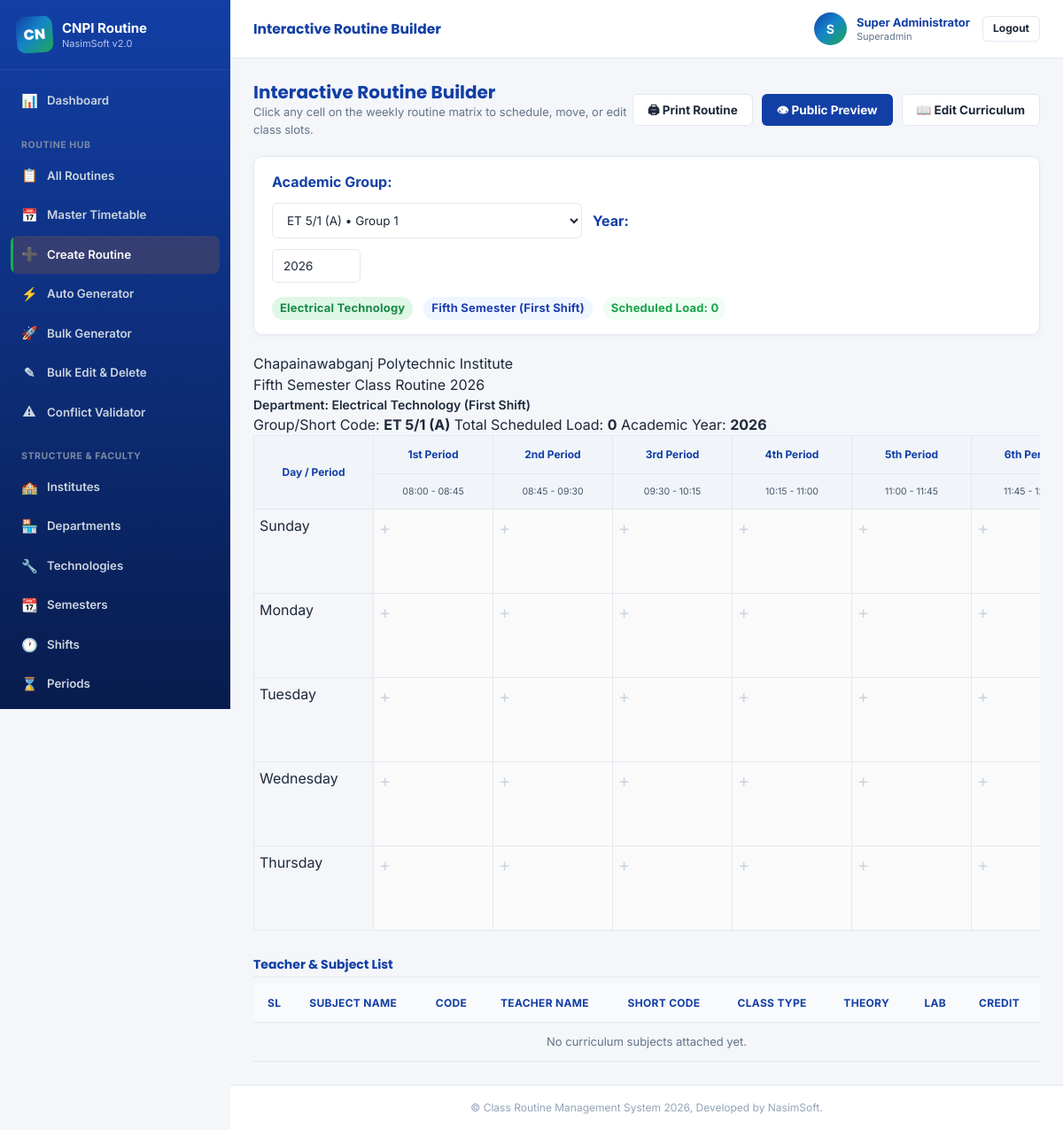
The page /admin/routine-create.php?group_id=2 (signed in) on the database its author committed.
### tables this page shows
CREATE TABLE `groups` (
    `id` INT AUTO_INCREMENT PRIMARY KEY,
    `technology_id` INT NOT NULL,
    `semester_id` INT NOT NULL,
    `shift_id` INT NOT NULL,
    `group_name` VARCHAR(50) NOT NULL,
    `section` VARCHAR(20) DEFAULT '',
    `short_code` VARCHAR(50) NOT NULL,
    `student_count` INT DEFAULT 0,
    `active` TINYINT(1) NOT NULL DEFAULT 1,
    `created_at` TIMESTAMP DEFAULT CURRENT_TIMESTAMP,
    `updated_at` TIMESTAMP DEFAULT CURRENT_TIMESTAMP ON UPDATE CURRENT_TIMESTAMP,
    FOREIGN KEY (`technology_id`) REFERENCES `technologies`(`id`) ON DELETE CASCADE,
    FOREIGN KEY (`semester_id`) REFERENCES `semesters`(`id`) ON DELETE CASCADE,
    FOREIGN KEY (`shift_id`) REFERENCES `shifts`(`id`) ON DELETE CASCADE,
    INDEX `idx_grp_composite` (`technology_id`, `semester_id`, `shift_id`),
    INDEX `idx_grp_short_code` (`short_code`)
);

CREATE TABLE `technologies` (
    `id` INT AUTO_INCREMENT PRIMARY KEY,
    `department_id` INT NOT NULL,
    `name` VARCHAR(150) NOT NULL,
    `code` VARCHAR(30) NOT NULL,
    `short_name` VARCHAR(30) NOT NULL,
    `active` TINYINT(1) NOT NULL DEFAULT 1,
    `created_at` TIMESTAMP DEFAULT CURRENT_TIMESTAMP,
    `updated_at` TIMESTAMP DEFAULT CURRENT_TIMESTAMP ON UPDATE CURRENT_TIMESTAMP,
    FOREIGN KEY (`department_id`) REFERENCES `departments`(`id`) ON DELETE CASCADE,
    INDEX `idx_tech_department` (`department_id`),
    INDEX `idx_tech_short_name` (`short_name`)
);

CREATE TABLE `semesters` (
    `id` INT AUTO_INCREMENT PRIMARY KEY,
    `name` VARCHAR(50) NOT NULL,
    `code` VARCHAR(20) NOT NULL,
    `numeric_level` INT NOT NULL,
    `active` TINYINT(1) NOT NULL DEFAULT 1,
    `created_at` TIMESTAMP DEFAULT CURRENT_TIMESTAMP,
    `updated_at` TIMESTAMP DEFAULT CURRENT_TIMESTAMP ON UPDATE CURRENT_TIMESTAMP,
    INDEX `idx_semester_level` (`numeric_level`)
);

CREATE TABLE `shifts` (
    `id` INT AUTO_INCREMENT PRIMARY KEY,
    `name` VARCHAR(50) NOT NULL,
    `code` VARCHAR(20) NOT NULL,
    `active` TINYINT(1) NOT NULL DEFAULT 1,
    `created_at` TIMESTAMP DEFAULT CURRENT_TIMESTAMP,
    `updated_at` TIMESTAMP DEFAULT CURRENT_TIMESTAMP ON UPDATE CURRENT_TIMESTAMP
);

CREATE TABLE `institutes` (
    `id` INT AUTO_INCREMENT PRIMARY KEY,
    `name` VARCHAR(255) NOT NULL,
    `short_name` VARCHAR(50) NOT NULL,
    `code` VARCHAR(50) NULL,
    `address` TEXT NULL,
    `email` VARCHAR(120) NULL,
    `phone` VARCHAR(50) NULL,
    `logo_path` VARCHAR(255) NULL,
    `created_at` TIMESTAMP DEFAULT CURRENT_TIMESTAMP,
    `updated_at` TIMESTAMP DEFAULT CURRENT_TIMESTAMP ON UPDATE CURRENT_TIMESTAMP
);

CREATE TABLE `periods` (
    `id` INT AUTO_INCREMENT PRIMARY KEY,
    `period_number` INT NOT NULL,
    `period_name` VARCHAR(50) NOT NULL,
    `start_time` TIME NOT NULL,
    `end_time` TIME NOT NULL,
    `shift_id` INT NULL,
    `active` TINYINT(1) NOT NULL DEFAULT 1,
    `created_at` TIMESTAMP DEFAULT CURRENT_TIMESTAMP,
    `updated_at` TIMESTAMP DEFAULT CURRENT_TIMESTAMP ON UPDATE CURRENT_TIMESTAMP,
    FOREIGN KEY (`shift_id`) REFERENCES `shifts`(`id`) ON DELETE CASCADE,
    INDEX `idx_period_shift` (`shift_id`),
    INDEX `idx_period_num` (`period_number`)
);

CREATE TABLE `working_days` (
    `id` INT AUTO_INCREMENT PRIMARY KEY,
    `day_name` VARCHAR(20) NOT NULL UNIQUE,
    `day_code` VARCHAR(10) NOT NULL UNIQUE,
    `day_order` INT NOT NULL,
    `is_active` TINYINT(1) NOT NULL DEFAULT 1,
    `created_at` TIMESTAMP DEFAULT CURRENT_TIMESTAMP,
    `updated_at` TIMESTAMP DEFAULT CURRENT_TIMESTAMP ON UPDATE CURRENT_TIMESTAMP,
    INDEX `idx_day_order` (`day_order`)
);

### includes/functions.php (called while the page is built, shortened)
<?php
function getSetting(string $key, string $default = ''): string {
    static $settingsCache = null;
    if ($settingsCache === null) {
        try {
            $db = Database::getInstance();
            $stmt = $db->query("SELECT setting_key, setting_value FROM website_settings");
            $settingsCache = $stmt->fetchAll(PDO::FETCH_KEY_PAIR);
        } catch (Exception $e) {
            return $default;
        }
    }
    return $settingsCache[$key] ?? $default;
}

### includes/bootstrap.php (called while the page is built, shortened)
<?php
$brandName    = getSetting('site_short_name', 'CR');

### admin/routine-create.php (the view, shortened to what this page needs)
<?php
require_once __DIR__ . '/../includes/header.php';
$db = Database::getInstance();
$selectedGroupId = (int)($_GET['group_id'] ?? 0);
$academicYear = trim($_GET['academic_year'] ?? getSetting('academic_year', '2026'));
$groups = $db->query("SELECT id, short_code, group_name FROM `groups` WHERE active = 1 ORDER BY short_code ASC")->fetchAll();
$groupInfo = null;
if ($selectedGroupId > 0) {
    $stmt = $db->prepare("
        SELECT g.*, t.name as tech_name, t.short_name as tech_code,
               s.name as sem_name, s.numeric_level,
               sh.name as shift_name,
               d.name as dept_name, d.id as dept_id,
               t.id as tech_id, s.id as sem_id, sh.id as shift_id,
               i.id as institute_id, i.name as institute_name
        FROM `groups` g
        JOIN technologies t ON g.technology_id = t.id
        JOIN semesters s ON g.semester_id = s.id
        JOIN shifts sh ON g.shift_id = sh.id
        JOIN departments d ON t.department_id = d.id
        JOIN institutes i ON d.institute_id = i.id
        WHERE g.id = ?
    ");
    $stmt->execute([$selectedGroupId]);
    $groupInfo = $stmt->fetch();
}
$workingDays = $db->query("SELECT day_name, day_code FROM working_days WHERE is_active = 1 ORDER BY day_order ASC")->fetchAll();
$periodShiftId = (int)($groupInfo['shift_id'] ?? 1);
$periodsStmt = $db->prepare("SELECT period_number, period_name, start_time, end_time FROM periods WHERE active = 1 AND shift_id = ? ORDER BY period_number ASC");
$periodsStmt->execute([$periodShiftId]);
$periods = $periodsStmt->fetchAll();
$curriculumSubjects = [];
if ($selectedGroupId > 0) {
    $curStmt = $db->prepare("
        SELECT s.id as subject_id, s.name as subject_name, s.subject_code, s.subject_type,
               s.theory_load, s.practical_load, s.total_load,
               gs.teacher_id, gs.preferred_room_id, gs.is_lab_required,
               t.name as default_teacher_name, t.short_code as default_teacher_code,
               r.name as default_room_name, r.room_code as default_room_code
        FROM group_subjects gs
        JOIN subjects s ON gs.subject_id = s.id
        LEFT JOIN teachers t ON gs.teacher_id = t.id
        LEFT JOIN rooms r ON gs.preferred_room_id = r.id
        WHERE gs.group_id = ? AND gs.active = 1
        ORDER BY s.subject_code ASC
    ");
    $curStmt->execute([$selectedGroupId]);
    $curriculumSubjects = $curStmt->fetchAll();
}
$existingSlots = [];
$totalRoutineLoad = 0;
?>
<div style="display: flex; justify-content: space-between; align-items: center; margin-bottom: 20px;">
    <div>
        <h2 style="color: var(--navy-blue); font-size: 20px; font-weight: 700;">Interactive Routine Builder</h2>
        <p style="color: var(--text-muted); font-size: 13px;">Click any cell on the weekly routine matrix to schedule, move, or edit class slots.</p>
    </div>
    <div style="display: flex; gap: 10px;">
        <button class="btn btn-outline" onclick="App.printRoutine()">&#128424; Print Routine</button>
        <a href="<?= PUBLIC_URL ?>/index.php?group_id=<?= $selectedGroupId ?>&academic_year=<?= urlencode($academicYear) ?>" target="_blank" class="btn btn-primary">&#128065; Public Preview</a>
        <a href="group-subjects.php?group_id=<?= $selectedGroupId ?>" class="btn btn-outline">&#128214; Edit Curriculum</a>
    </div>
</div>
<div class="card" style="margin-bottom: 20px;">
    <div class="card-body" style="padding: 16px 20px; display: flex; align-items: center; justify-content: space-between; flex-wrap: wrap; gap: 16px;">
        <form method="GET" action="" style="display: flex; align-items: center; gap: 12px; flex-wrap: wrap;">
            <label style="font-weight: 700; color: var(--navy-blue); white-space: nowrap;">Academic Group:</label>
            <select name="group_id" class="form-select" style="max-width: 350px;" onchange="this.form.submit()">
                <?php foreach ($groups as $g): ?>
                    <option value="<?= $g['id'] ?>" <?= ($selectedGroupId === (int)$g['id']) ? 'selected' : '' ?>>
                        <?= htmlspecialchars($g['short_code']) ?> &bull; <?= htmlspecialchars($g['group_name']) ?>
                    </option>
                <?php endforeach; ?>
            </select>
            <label style="font-weight: 700; color: var(--navy-blue); white-space: nowrap;">Year:</label>
            <input type="text" name="academic_year" value="<?= htmlspecialchars($academicYear) ?>" class="form-control" style="max-width: 100px;" onchange="this.form.submit()">
        </form>
        <?php if ($groupInfo): ?>
            <div style="display: flex; gap: 12px; align-items: center; flex-wrap: wrap;">
                <span class="badge badge-accent" style="font-size: 13px;"><?= htmlspecialchars($groupInfo['tech_name']) ?></span>
                <span class="badge badge-primary" style="font-size: 13px;"><?= htmlspecialchars($groupInfo['sem_name']) ?> (<?= htmlspecialchars($groupInfo['shift_name']) ?>)</span>
                <span class="badge badge-success" style="font-size: 13px;">Scheduled Load: <?= $totalRoutineLoad ?></span>
            </div>
        <?php endif; ?>
    </div>
</div>
<div class="routine-document">
    <?php if ($groupInfo): ?>
        <div class="routine-header-block">
            <div class="institute-title"><?= htmlspecialchars($groupInfo['institute_name']) ?></div>
            <div class="routine-subtitle"><?= htmlspecialchars($groupInfo['sem_name']) ?> Class Routine 2026</div>
            <div style="font-size: 14px; font-weight: 600; color: var(--text-dark);">
                Department: <?= htmlspecialchars($groupInfo['tech_name']) ?> (<?= htmlspecialchars($groupInfo['shift_name']) ?>)
            </div>
            <div class="routine-meta-bar">
                <span>Group/Short Code: <strong><?= htmlspecialchars($groupInfo['short_code']) ?></strong></span>
                <span>Total Scheduled Load: <strong><?= $totalRoutineLoad ?></strong></span>
                <span>Academic Year: <strong>2026</strong></span>
            </div>
        </div>
    <?php endif; ?>
    <div class="table-responsive">
        <table class="routine-table">
            <thead>
                <tr>
                    <th rowspan="2" class="day-col">Day / Period</th>
                    <?php foreach ($periods as $p): ?>
                        <th><?= htmlspecialchars($p['period_name']) ?></th>
                    <?php endforeach; ?>
                </tr>
                <tr>
                    <?php foreach ($periods as $p): ?>
                        <th style="font-size: 10.5px; font-weight: normal; color: #475569;">
                            <?= substr($p['start_time'], 0, 5) ?> - <?= substr($p['end_time'], 0, 5) ?>
                        </th>
                    <?php endforeach; ?>
                </tr>
            </thead>
            <tbody>
                <?php foreach ($workingDays as $d): $dayName = $d['day_name']; ?>
                    <tr>
                        <td class="day-col"><?= htmlspecialchars($dayName) ?></td>
                        <?php
                        foreach ($periods as $p):
                            $pNum = (int)$p['period_number'];
                            if (isset($existingSlots[$dayName][$pNum])):
                                $slotInfo = $existingSlots[$dayName][$pNum];
                                $slotData = $slotInfo['slot'];
                                $colspan = 1;
                                if ($slotInfo['is_span'] && $slotInfo['span_type'] === 'lead') {
                                    $colspan = $slotInfo['span_length'];
                                    $skipCount = $colspan - 1;
                                }
                        ?>
                            <td colspan="<?= $colspan ?>" class="routine-cell <?= $slotData['is_lab'] ? 'lab-cell' : '' ?>" style="cursor: pointer;" onclick="openSlotEditor('<?= $dayName ?>', <?= $pNum ?>, <?= htmlspecialchars(json_encode($slotData)) ?>)">
                                <span class="cell-code"><?= htmlspecialchars($slotData['subject_code']) ?></span>
                                <span class="cell-teacher"><?= htmlspecialchars($slotData['teacher_code']) ?></span>
                                <span class="cell-room"><?= htmlspecialchars($slotData['room_code']) ?></span>
                                <?php if ($slotData['is_lab']): ?>
                                    <small style="color: var(--dark-orange); font-size: 9px; font-weight: bold;">(Lab 2L)</small>
                                <?php endif; ?>
                            </td>
                        <?php else: ?>
                            <td class="routine-cell empty-cell" style="cursor: pointer; background: #FAFAFA;" onclick="openSlotEditor('<?= $dayName ?>', <?= $pNum ?>)" title="Click to schedule class">
                                <span style="color: #CBD5E1; font-size: 20px;">+</span>
                            </td>
                        <?php endif; endforeach; ?>
                    </tr>
                <?php endforeach; ?>
            </tbody>
        </table>
    </div>
    <div style="margin-top: 30px;">
        <h4 style="font-size: 14px; font-weight: 700; color: var(--navy-blue); margin-bottom: 8px; border-bottom: 1px solid var(--border-color); padding-bottom: 4px;">
            Teacher & Subject List
        </h4>
        <div class="table-responsive">
        <table class="table" style="font-size: 12px;">
            <thead>
                <tr style="background: #F1F5F9;">
                    <th style="width: 40px;">SL</th>
                    <th>Subject Name</th>
                    <th>Code</th>
                    <th>Teacher Name</th>
                    <th>Short Code</th>
                    <th>Class Type</th>
                    <th>Theory</th>
                    <th>Lab</th>
                    <th>Credit</th>
                </tr>
            </thead>
            <tbody>
                <?php if (empty($curriculumSubjects)): ?>
                    <tr><td colspan="9" style="text-align: center; color: var(--text-muted);">No curriculum subjects attached yet.</td></tr>
                <?php endif; ?>
            </tbody>
        </table>
        </div>
    </div>
</div>
<?php require_once __DIR__ . '/../includes/footer.php'; ?>

### rows shown on the page
groups: technology.name "Electrical Technology", semester.name "Fifth Semester", shift.name "First Shift", institutes.name "Chapainawabganj Polytechnic Institute", short_code "ET 5/1 (A)"
periods: period_name "1st Period", start_time "08:00", end_time "08:45"
periods: period_name "2nd Period", start_time "08:45", end_time "09:30"
periods: period_name "3rd Period", start_time "09:30", end_time "10:15"
periods: period_name "4th Period", start_time "10:15", end_time "11:00"
periods: period_name "5th Period", start_time "11:00", end_time "11:45"
periods: period_name "6th…", start_time "11:45"
working_days: day_name "Sunday"
working_days: day_name "Monday"
working_days: day_name "Tuesday"
working_days: day_name "Wednesday"
working_days: day_name "Thursday"

### other values the page prints
mb_substr($brandName, 0, 2) "CN"
$brandName "CNPI"
$pageTitle "Interactive Routine Builder"
substr($userName, 0, 1) "S"
$userName "Super Administrator"
$userRole "Superadmin"
$totalRoutineLoad "0"
form field group_id "ET 5/1 (A) • Group 1"
